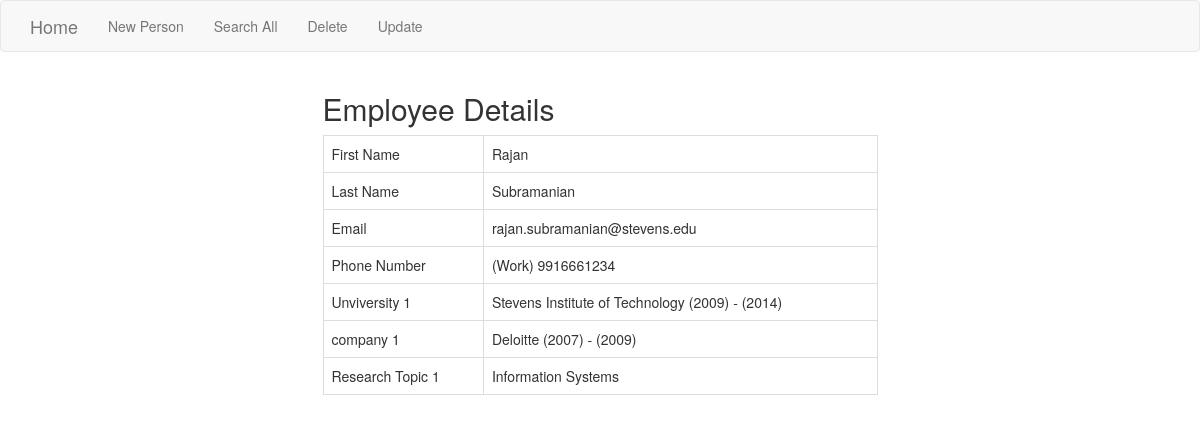
Screenshot of /view.php?id=15 with the database file from the repository.
### tables this page shows
CREATE TABLE `person` (
  `person_id` int(11) NOT NULL AUTO_INCREMENT,
  `first_name` varchar(45) NOT NULL,
  `last_name` varchar(45) NOT NULL,
  `email` varchar(45) NOT NULL,
  PRIMARY KEY (`person_id`)
);

CREATE TABLE `phone` (
  `fk_person_id` int(11) NOT NULL,
  `type` varchar(45) NOT NULL,
  `number` varchar(45) NOT NULL,
  KEY `fk_number_person_idx` (`fk_person_id`),
  CONSTRAINT `fk_number_person` FOREIGN KEY (`fk_person_id`) REFERENCES `person` (`person_id`) ON DELETE CASCADE ON UPDATE CASCADE
);

CREATE TABLE `university` (
  `fk_person_id` int(11) NOT NULL,
  `name` varchar(45) NOT NULL,
  `start` varchar(45) NOT NULL,
  `end` varchar(45) NOT NULL,
  KEY `fk_university_person_idx` (`fk_person_id`),
  CONSTRAINT `fk_university_person` FOREIGN KEY (`fk_person_id`) REFERENCES `person` (`person_id`) ON DELETE CASCADE ON UPDATE CASCADE
);

CREATE TABLE `employment` (
  `fk_person_id` int(11) NOT NULL,
  `name` varchar(45) NOT NULL,
  `start` varchar(45) NOT NULL,
  `end` varchar(45) NOT NULL,
  KEY `fk_employment_person_idx` (`fk_person_id`),
  CONSTRAINT `fk_employment_person` FOREIGN KEY (`fk_person_id`) REFERENCES `person` (`person_id`) ON DELETE CASCADE ON UPDATE CASCADE
);

CREATE TABLE `topic` (
  `fk_person_id` int(11) NOT NULL,
  `name` varchar(45) NOT NULL,
  KEY `fk_topic_person_idx` (`fk_person_id`),
  CONSTRAINT `fk_topic_person` FOREIGN KEY (`fk_person_id`) REFERENCES `person` (`person_id`) ON DELETE CASCADE ON UPDATE CASCADE
);

### view.php (the view, shortened to what this page needs)
<?php include('header.php'); ?>
<div class="container">
<?php
  require "config.php";
  $person_id = $_GET["id"];
      $sql = "select person_id, first_name, last_name, email from person
      WHERE person_id='" .$person_id. "';";
      $temp = 'SET sql_mode = \'\'';
      $conn->query($temp);
      $result = $conn->query($sql);
      $row = $result->fetch_assoc();
      $first_name = $row["first_name"];
      $last_name = $row["last_name"];
      $email = $row["email"];
?>
<div class="row">
  <div class="col-md-6 col-md-offset-3">
    <h2>Employee Details</h2>
    <form role="form" method="post" action="update_confirmation.php">
      <table class="table table-bordered">
        <tbody>
          <tr>
            <td>First Name</td>
            <td>
              <?php echo $first_name; ?>
            </td>
          </tr>
          <tr>
            <td>Last Name</td>
            <td>
              <?php echo $last_name; ?>
            </td>
          </tr>
          <tr>
            <td>Email</td>
            <td>
              <?php echo $email; ?>
            </td>
          </tr>
          <?php
          $sql = "select type, number from phone
          WHERE fk_person_id='" .$person_id. "';";
          $temp = 'SET sql_mode = \'\'';
          $conn->query($temp);
          $result = $conn->query($sql);
          while($row = $result->fetch_assoc()) {
            $number = $row["number"];
            $type = $row["type"];
            echo "<tr>
              <td>Phone Number</td>
              <td>
                (".$type.") ".$number."
              </td>
            </tr>";
          }
          ?>
          <?php
          $sql = "select name, start, end from university
          WHERE fk_person_id='" .$person_id. "';";
          $temp = 'SET sql_mode = \'\'';
          $conn->query($temp);
          $result = $conn->query($sql);
          $counter = 1;
          while($row = $result->fetch_assoc()) {
            $name = $row["name"];
            $start = $row["start"];
            $end = $row["end"];
            echo "<tr>
              <td>Unviversity ".$counter."</td>
              <td>
                ".$name."
                (".$start.") -
                (".$end.")
              </td>
            </tr>";
            $counter++;
          }
          ?>
          <?php
          $sql = "select name, start, end from employment
          WHERE fk_person_id='" .$person_id. "';";
          $temp = 'SET sql_mode = \'\'';
          $conn->query($temp);
          $result = $conn->query($sql);
          $counter = 1;
          while($row = $result->fetch_assoc()) {
            $name = $row["name"];
            $start = $row["start"];
            $end = $row["end"];
            echo "<tr>
              <td>company ".$counter."</td>
              <td>
              ".$name."
              (".$start.") -
              (".$end.")
              </td>
            </tr>";
            $counter++;
          }
          ?>
          <?php
          $sql = "select name from topic
          WHERE fk_person_id='" .$person_id. "';";
          $temp = 'SET sql_mode = \'\'';
          $conn->query($temp);
          $result = $conn->query($sql);
          $counter = 1;
          while($row = $result->fetch_assoc()) {
            $name = $row["name"];
            echo "<tr>
              <td>Research Topic ".$counter."</td>
              <td>
                ".$name."
              </td>
            </tr>";
            $counter++;
          }
          ?>
        </tbody>
      </table>
      </form>
    </div>
</div>
</div>

### rows the page displays
person: first_name "Rajan", last_name "Subramanian", email "rajan.subramanian@stevens.edu"
phone: type "Work", number "9916661234"
university: name "Stevens Institute of Technology", start "2009", end "2014"
employment: name "Deloitte", start "2007", end "2009"
topic: name "Information Systems"
